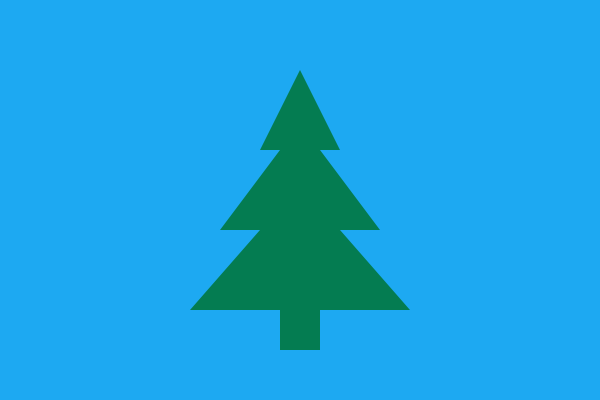
Frame 1 (no input)
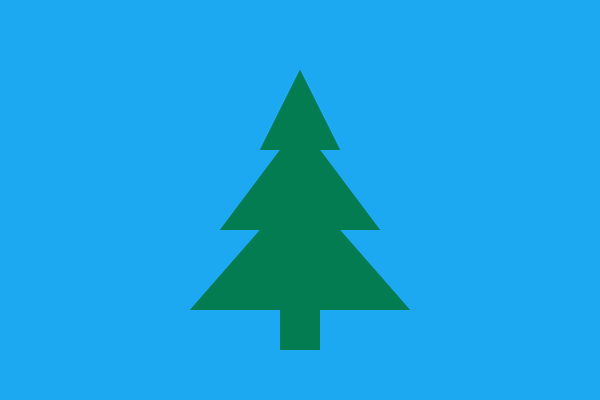
Frame 2 (the mouse pressed at the canvas centre, redrawn once)

The p5.js sketch that drew these frames (run headless with seeded random() and noise() and a simulated clock; the mouse was pressed at the canvas centre and the sketch redrawn once):

// p5.js sketch
// ── sketch.js
function setup(){
  // Set size and colours.
  createCanvas(600, 400);
  background(29, 169, 242);
  noStroke();
  fill(4, 124, 81);
}
 
function draw(){
  // Draw a pine tree shape using the vertex() function.
  beginShape();
  vertex(300, 70);
  vertex(260, 150);
  vertex(280, 150);
  vertex(220, 230);
  vertex(260, 230);
  vertex(190, 310);
  vertex(280, 310);
  vertex(280, 350);
  vertex(320, 350);
  vertex(320, 310);
  vertex(410, 310);
  vertex(340, 230);
  vertex(380, 230);
  vertex(320, 150);
  vertex(340, 150);
  endShape(CLOSE);
  
  noLoop();
}
